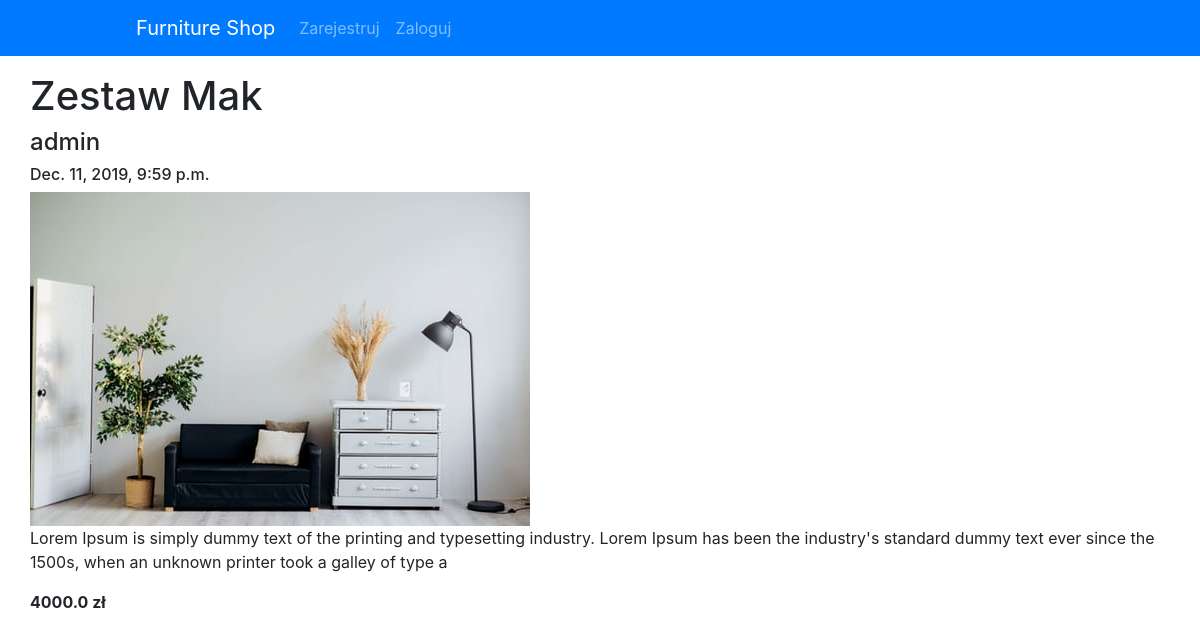
The page /index/product_detail/21/ on the database its author committed.
### index/models.py (models this page shows, shortened)
class Product(models.Model):
    name = models.CharField(max_length=200)
    manufacturer = models.ForeignKey('auth.User', on_delete=models.CASCADE)
    description = models.CharField(max_length=200)
    created_date = models.DateTimeField(default=timezone.now)
    price = models.FloatField()
    photo = models.ImageField(upload_to = 'media/', max_length=255, null=True, blank=True)

### index/views.py (the view)
# urls.py: path('product_detail/<pk>/', views.product_detail, name='product_detail'),
def product_detail(request, pk):
    product = get_object_or_404(Product, pk=pk)
    return render(request, 'index/product_detail.html', {'product': product})

### index/templatetags/group_tag.py (called while the page is built)
@register.filter(name='group_tag')
def group_tag(user, group_name):
    group = Group.objects.get(name=group_name)
    return True if group in user.groups.all() else False

### index/templates/index/product_detail.html (shortened to what this page needs)
{% extends 'index/base.html' %}
{% load staticfiles %}
{% load group_tag %}
{% block content %}
<div class="product">
    <h1>{{ product.name }}</h1>
    <h4>{{ product.manufacturer }}</h4>
    <h6>
        <div class="date">
            {{ product.created_date }}
        </div>
    </h6>
    {% if product.photo %}
    <img src="{{ product.photo.url}}">
    {% endif %}
    <p>{{ product.description|linebreaksbr }}</p>
    <b>
        <p>{{ product.price|linebreaksbr }} zł</p>
    </b>
</div>
{% endblock %}

### rows shown on the page
Product: name "Zestaw Mak", manufacturer "admin", created_date "Dec. 11, 2019, 9:59 p.m.", photo (picture), description "Lorem Ipsum is simply dummy text of the printing and typesetting industry. Lorem Ipsum has been the industry's standard dummy text ever since the 1500s, when an unknown printer took a galley of type a", price "4000.0"
